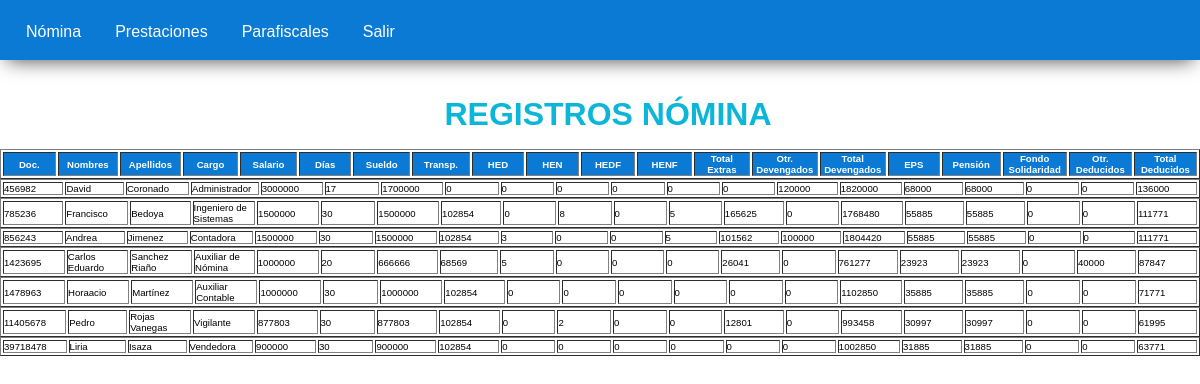
The app's page /include/mostrar_nomina.php with its own data.
### tables this page shows
CREATE TABLE `liquidacion_nomina` (
  `documento` int(11) NOT NULL,
  `nombres` varchar(40) NOT NULL,
  `apellidos` varchar(40) NOT NULL,
  `cargo` varchar(30) NOT NULL,
  `salario` float NOT NULL,
  `dias_laborados` int(11) NOT NULL,
  `sueldo_basico` float NOT NULL,
  `transporte` float NOT NULL,
  `Nextra_dia` int(11) NOT NULL,
  `Nextra_noche` int(11) NOT NULL,
  `Nextra_dia_fest` int(11) NOT NULL,
  `Nextra_noche_fest` int(11) NOT NULL,
  `total_extras` int(11) NOT NULL,
  `otros_devengados` float NOT NULL,
  `total_devengado` float NOT NULL,
  `eps` float NOT NULL,
  `pension` float NOT NULL,
  `fondo_solid` float NOT NULL,
  `otros_deducidos` float NOT NULL,
  `total_deducidos` float NOT NULL,
  `neto` int(11) NOT NULL
);

### include/mostrar_nomina.php (the view, shortened to what this page needs)
<!DOCTYPE html>
<html lang="en">
<head>
    <link rel="stylesheet" href="../css/styles.css">
</head>
<body>
    <div id="header">
        <ul class="nav">
            <li><a href="">Nómina</a>
            </li>
            <li><a href="">Prestaciones</a>
            </li>
            <li><a href="">Parafiscales</a>
            </li>
            <li><a href="./logOut.php">Salir</a></li>
        </ul>
    </div>
    <section class="table table_nomina">
        <center>
            <H1>REGISTROS NÓMINA</H1>
        </center>
        <center>
            <table border=1 cellpadding="2">
                <th width=70 style="color: #ffffff;" bgcolor="#0b7ad4">Doc.</th>
                <th width=70 style="color: #ffffff;" bgcolor="#0b7ad4">Nombres</th>
                <th width=70 style="color: #ffffff;" bgcolor="#0b7ad4">Apellidos</th>
                <th width=70 style="color: #ffffff;" bgcolor="#0b7ad4">Cargo</th>
                <th width=70 style="color: #ffffff;" bgcolor="#0b7ad4">Salario</th>
                <th width=70 style="color: #ffffff;" bgcolor="#0b7ad4">Días</th>
                <th width=70 style="color: #ffffff;" bgcolor="#0b7ad4">Sueldo</th>
                <th width=70 style="color: #ffffff;" bgcolor="#0b7ad4">Transp.</th>
                <th width=70 style="color: #ffffff;" bgcolor="#0b7ad4">HED</th>
                <th width=70 style="color: #ffffff;" bgcolor="#0b7ad4">HEN</th>
                <th width=70 style="color: #ffffff;" bgcolor="#0b7ad4">HEDF</th>
                <th width=70 style="color: #ffffff;" bgcolor="#0b7ad4">HENF</th>
                <th width=70 style="color: #ffffff;" bgcolor="#0b7ad4">Total Extras</th>
                <th width=70 style="color: #ffffff;" bgcolor="#0b7ad4">Otr. Devengados</th>
                <th width=70 style="color: #ffffff;" bgcolor="#0b7ad4">Total Devengados</th>
                <th width=70 style="color: #ffffff;" bgcolor="#0b7ad4">EPS</th>
                <th width=70 style="color: #ffffff;" bgcolor="#0b7ad4">Pensión</th>
                <th width=70 style="color: #ffffff;" bgcolor="#0b7ad4">Fondo Solidaridad</th>
                <th width=70 style="color: #ffffff;" bgcolor="#0b7ad4">Otr. Deducidos</th>
                <th width=70 style="color: #ffffff;" bgcolor="#0b7ad4">Total Deducidos</th>
            </table>
        </center>
    </section>
</body>
<?php
$mysqli = new mysqli('127.0.0.1', 'root', '', 'proyecto_psq02');
if ($mysqli->connect_error) {
    echo " LO SENTIMOS, ESTE SITIO WEB ESTA EXPERIMENTANDO PROBLEMAS  <BR>";
    echo "error: Fallo al conectarse a mysql debido a:  " . $mysqli->connect_error . "<br>";
    exit;
} else {
    $sql = "SELECT * from liquidacion_nomina";
    $result = mysqli_query($mysqli, $sql);
    while ($mostrar = mysqli_fetch_array($result)) {
        echo "<center><table border=1 style='font-size:.6rem'>";
        echo "<td width=70>", $mostrar['documento'] . "</td>";
        echo "<td width=70>", $mostrar['nombres'] . "</td>";
        echo "<td width=70>", $mostrar['apellidos'] . "</td>";
        echo "<td width=70>", $mostrar['cargo'] . "</td>";
        echo "<td width=70>", $mostrar['salario'] . "</td>";
        echo "<td width=70>", $mostrar['dias_laborados'] . "</td>";
        echo "<td width=70>", $mostrar['sueldo_basico'] . "</td>";
        echo "<td width=70>", $mostrar['transporte'] . "</td>";
        echo "<td width=70>", $mostrar['Nextra_dia'] . "</td>";
        echo "<td width=70>", $mostrar['Nextra_noche'] . "</td>";
        echo "<td width=70>", $mostrar['Nextra_dia_fest'] . "</td>";
        echo "<td width=70>", $mostrar['Nextra_noche_fest'] . "</td>";
        echo "<td width=70>", $mostrar['total_extras'] . "</td>";
        echo "<td width=70>", $mostrar['otros_devengados'] . "</td>";
        echo "<td width=70>", $mostrar['total_devengado'] . "</td>";
        echo "<td width=70>", $mostrar['eps'] . "</td>";
        echo "<td width=70>", $mostrar['pension'] . "</td>";
        echo "<td width=70>", $mostrar['fondo_solid'] . "</td>";
        echo "<td width=70>", $mostrar['otros_deducidos'] . "</td>";
        echo "<td width=70>", $mostrar['total_deducidos'] . "</td>";
    }
    echo "</table></center>";
}
?>

### css/styles.css (style rules this page uses)
* { margin: 0px; padding: 0px; font-family: Verdana, Geneva, Tahoma, sans-serif; box-sizing: border-box; }
#header { position: fixed; top: 0; margin: auto; background-color: #0b7ad4; box-shadow: 0px 7px 20px -7px rgba(0, 0, 0, 0.75); height: 60px; width: 100%; font-family: Arial, Helvetica, sans-serif; z-index: 999999; }
ul, ol { list-style: none; }
.nav { margin-left: 12px; }
.nav > li { float: left; }
.nav li a { background-color: #0b7ad4; color: #fff; text-decoration: none; padding: 23px 20px 18px 14px; display: block; }
h1 { font-size: 1.2rem; margin-left: 1rem; color: #0bb6d9; }
.table { margin-top: 6rem; font-size: 0.6rem; }
.table h1 { font-size: 2rem; margin-bottom: 1rem; }

### records on screen
liquidacion_nomina: documento "456982", nombres "David", apellidos "Coronado", cargo "Administrador", salario "3000000", dias_laborados "17", sueldo_basico "1700000", transporte "0", Nextra_dia "0", Nextra_noche "0", Nextra_dia_fest "0", Nextra_noche_fest "0", total_extras "0", otros_devengados "120000", total_devengado "1820000", eps "68000", pension "68000", fondo_solid "0", otros_deducidos "0", total_deducidos "136000"
liquidacion_nomina: documento "785236", nombres "Francisco", apellidos "Bedoya", cargo "Ingeniero de Sistemas", salario "1500000", dias_laborados "30", sueldo_basico "1500000", transporte "102854", Nextra_dia "0", Nextra_noche "8", Nextra_dia_fest "0", Nextra_noche_fest "5", total_extras "165625", otros_devengados "0", total_devengado "1768480", eps "55885", pension "55885", fondo_solid "0", otros_deducidos "0", total_deducidos "111771"
liquidacion_nomina: documento "856243", nombres "Andrea", apellidos "Jimenez", cargo "Contadora", salario "1500000", dias_laborados "30", sueldo_basico "1500000", transporte "102854", Nextra_dia "3", Nextra_noche "0", Nextra_dia_fest "0", Nextra_noche_fest "5", total_extras "101562", otros_devengados "100000", total_devengado "1804420", eps "55885", pension "55885", fondo_solid "0", otros_deducidos "0", total_deducidos "111771"
liquidacion_nomina: documento "1423695", nombres "Carlos Eduardo", apellidos "Sanchez Riaño", cargo "Auxiliar de Nómina", salario "1000000", dias_laborados "20", sueldo_basico "666666", transporte "68569", Nextra_dia "5", Nextra_noche "0", Nextra_dia_fest "0", Nextra_noche_fest "0", total_extras "26041", otros_devengados "0", total_devengado "761277", eps "23923", pension "23923", fondo_solid "0", otros_deducidos "40000", total_deducidos "87847"
liquidacion_nomina: documento "1478963", nombres "Horaacio", apellidos "Martínez", cargo "Auxiliar Contable", salario "1000000", dias_laborados "30", sueldo_basico "1000000", transporte "102854", Nextra_dia "0", Nextra_noche "0", Nextra_dia_fest "0", Nextra_noche_fest "0", total_extras "0", otros_devengados "0", total_devengado "1102850", eps "35885", pension "35885", fondo_solid "0", otros_deducidos "0", total_deducidos "71771"
liquidacion_nomina: documento "11405678", nombres "Pedro", apellidos "Rojas Vanegas", cargo "Vigilante", salario "877803", dias_laborados "30", sueldo_basico "877803", transporte "102854", Nextra_dia "0", Nextra_noche "2", Nextra_dia_fest "0", Nextra_noche_fest "0", total_extras "12801", otros_devengados "0", total_devengado "993458", eps "30997", pension "30997", fondo_solid "0", otros_deducidos "0", total_deducidos "61995"
liquidacion_nomina: documento "39718478", nombres "Liria", apellidos "Isaza", cargo "Vendedora", salario "900000", dias_laborados "30", sueldo_basico "900000", transporte "102854", Nextra_dia "0", Nextra_noche "0", Nextra_dia_fest "0", Nextra_noche_fest "0", total_extras "0", otros_devengados "0", total_devengado "1002850", eps "31885", pension "31885", fondo_solid "0", otros_deducidos "0", total_deducidos "63771"
